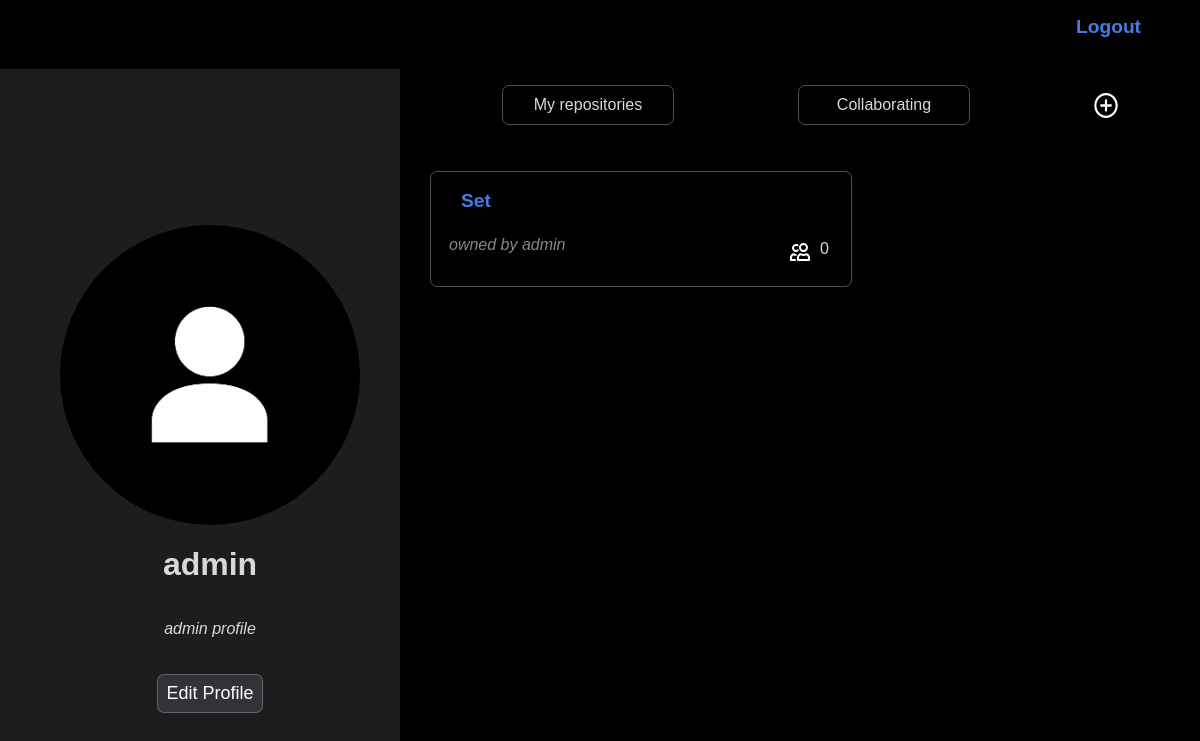
The page /dashboard (signed in) on the database as committed earlier.
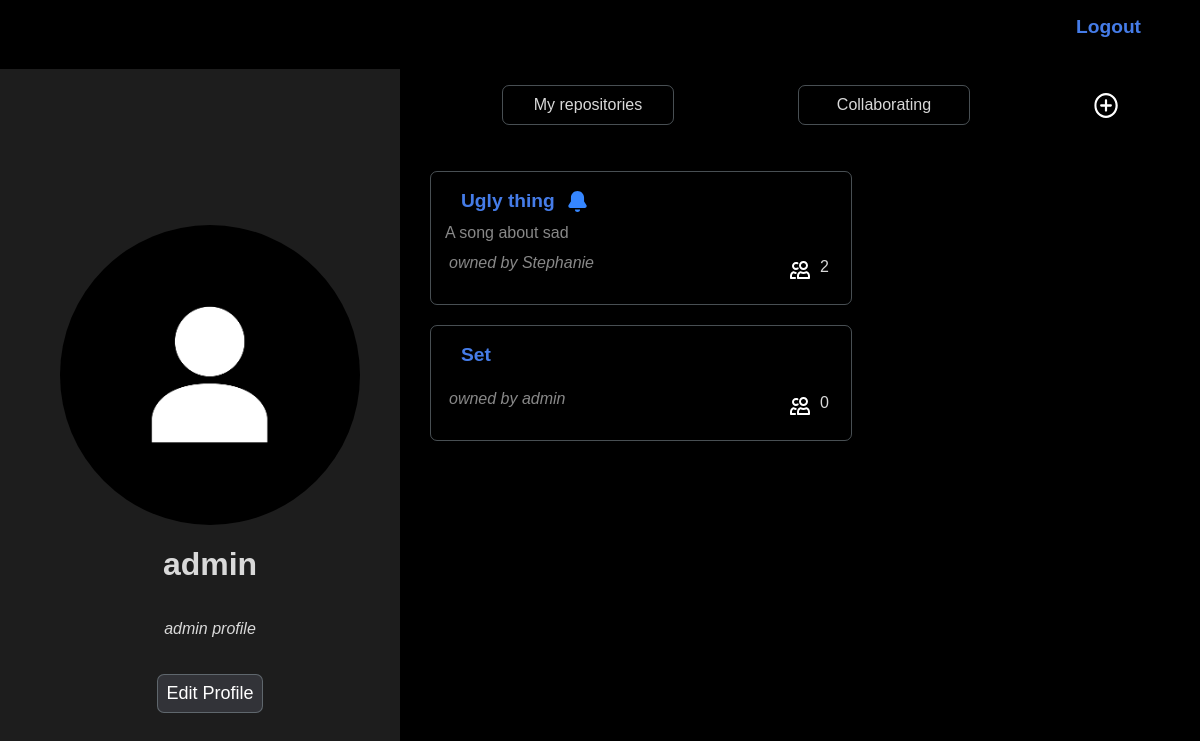
The same page on the database as committed later.
### palinodes/models.py (models this page shows, shortened)
class User(AbstractUser):
    pass

class Profile(models.Model):
    user = models.OneToOneField(User, on_delete=models.CASCADE, related_name="profile")
    description = models.TextField(default="", max_length=300, blank=True)
    avatar = models.ImageField(upload_to=get_avatar_path, blank=True)
    @property
    def all_repositories(self):
        directories = set(self.user.directories.filter(parent = None)) | set(self.user.collaborating.filter(parent = None))
        sorted_directories = sorted(directories, key=lambda directory: directory.last_edited, reverse=True)
        return sorted_directories
    @cached_property
    def repositories(self):
        directories = self.user.directories.filter(parent = None)
        sorted_directories = sorted(directories, key=lambda directory: directory.last_edited, reverse=True)
        return sorted_directories
    @cached_property
    def collaborating_repositories(self):
        directories = self.user.collaborating.filter(parent = None)
        sorted_directories = sorted(directories, key=lambda directory: directory.last_edited, reverse=True)
        return sorted_directories

class Directory(models.Model):
    name = models.CharField(max_length=50)
    description = models.TextField(max_length=300, blank=True, null=True)
    created = models.DateTimeField(auto_now_add=True)
    owner = models.ForeignKey(User, on_delete=models.CASCADE, related_name="directories")
    collaborators = models.ManyToManyField(User, blank=True, related_name="collaborating")
    parent = models.ForeignKey("self", blank=True, null=True, on_delete=models.CASCADE, related_name="subdirectories")
    @property
    def latest_notification(self):
        if self.is_repository:
            return self.notifications.latest('timestamp')
    @property
    def number_of_collaborators(self):
        return self.collaborators.count()
    @property
    def is_repository(self):
        return self.parent == None
    @property
    def last_edited(self)-> datetime:
        latests = []
        if self.files.exists():
            last_file_timestamp = self.files.latest("uploaded")
            latests = latests + [last_file_timestamp.uploaded]
        if self.comments.exists():
            last_comment_timestamp = self.comments.latest("timestamp")
            latests = latests + [last_comment_timestamp.timestamp]
        if not self.subdirectories.exists() and len(latests) > 0:
             return max(latests)
        for subdirectory in self.subdirectories.all():
            latests.append(subdirectory.last_edited)
        return max(latests, default=self.created)

### palinodes/views.py (the view, shortened to what this page needs)
# urls.py: path("dashboard", views.dashboard, name="dashboard"),
@login_required
def dashboard(request):
    return render(request, "palinodes/dashboard.html", {
        "profile_form": ProfileForm()
    })

### palinodes/templates/palinodes/dashboard.html (shortened to what this page needs)
{% extends 'palinodes/layout.html' %}
{% load static %}
{% block body %}
<div id="profile-banner">
    <div id="profile-details" class="profile">
        {% if user.profile.avatar %}
        <img id="avatar" src={{user.profile.avatar.url}}>
        {% else %}
        <img style="background-color: black;" id="avatar" src="{% get_media_prefix %}Default-Profile-Picture.png" >
        {% endif %}
        <h1>{{user.username}}</h1>
        <p data-description="{{user.profile.description}}" id="profile-description"><em>{{user.profile.description}}</em></p>
        <button class="bordered clickable">Edit Profile</button>
    </div>
</div>
<div id="repositories-list">
    <ul>
        <li class="bordered clickable" id="my-repositories-btn">My repositories</li>
        <li class="bordered clickable" id="collaborating-btn">Collaborating</li>
        <li class="clickable" id="new-repository-icn" style= "width: auto; height: 24px; padding: 0px; border-radius:90%; align-self: center">
            <a href={% url 'new-repository' %}>
                <img src="{% get_media_prefix %}icons/plus-circle.svg" alt="">
            </a>
        </li>
    </ul>
    <div id="repositories-container">
        {% if user.profile.all_repositories %}
            {% for repository in user.profile.all_repositories%}
            <div class="repositories-li all-repositories bordered clickable">
                <a class="link-layer" href={% url 'repository' repository.id %}></a>
                <div class="repository-link">
                    <a href={% url 'repository' repository.id %}>
                        <strong>{{repository.name}}</strong>
                    </a>
                    {% if  user in repository.latest_notification.recipients.all %}
                    <img class="notification" src="{% get_media_prefix %}icons/bell-fill.svg">
                    {% endif %}
                </div>
                <p class="dash-repo-description">{{repository.description}}</p>
                <div class="dash-collaborators">
                    <p class="dash-repo-owner-name">owned by {{repository.owner.username}}</p>
                    <div>
                        <img src="{% get_media_prefix %}icons/people.svg" alt="">
                        <p>{{repository.number_of_collaborators}}</p>
                    </div>
                </div>
            </div>
            {% endfor %}
        {% endif %}
    </div>
</div>
{% endblock %}

### palinodes/templates/palinodes/layout.html (shortened to what this page needs)
{% load static %}
<!DOCTYPE html>
<html lang="en">
<head>
    <link rel="stylesheet" href={% static 'palinodes/common.css' %}>
    <link rel="stylesheet" media="screen and (min-width: 900px)" href={% static 'palinodes/widescreen.css' %}>
    <link rel="stylesheet" media="screen and (max-width: 899px)" href={% static 'palinodes/smallscreen.css' %}>
</head>
<body>
    <nav id="top-navbar">
        <ul>
            <li id="logout"><a href={% url 'logout' %}>Logout</a></li>
        </ul>
    </nav>
    <div id="body-block">
        {% block body %}{% endblock body %}
    </div>
</body>
</html>

### palinodes/static/palinodes/common.css (style rules this page uses)
body { margin:0; padding:0; background-color: black; color: rgb(217, 217, 217); text-decoration: none; font-family:sans-serif; width: 100vw; height: 100vh; overflow: scroll; }
* { border-color: red; }
a { text-decoration: none; color: #457CE8; font-weight:bold; font-size: larger; }
ul { list-style-type: none; }
img { object-fit: contain; }
button { border: none; margin-top: 20px; padding: 8px; color: white; font-size: large; background-color: #323338; }
.bordered { border: solid; border-color: #88959c88; border-width: 1px; border-radius: 7px; }
.link-layer { flex:1; position: absolute; width: 400px; height: 92%; }
#top-navbar { margin: 1px; padding-bottom:2px; background-color: black; width: 95%; height: 50px; }
#top-navbar ul { display: flex; justify-content: space-between; align-items: center; }
#body-block { padding:0px; margin:0px; display: grid; height: 100%; width: 100vw; overflow: scroll; overflow-x: hidden; }
#profile-banner { background-color: #1d1d1d; grid-row: 1 / span 1; }
.profile { height: 100%; display: flex; flex-direction: column; justify-content: center; align-items: center; }
#avatar { border-radius: 90%; background-color: #323338; }
#repositories-list { display: flex; flex-direction: column; }
#repositories-list ul { display: flex; justify-content: space-around; }
#repositories-list ul li { display: block; position: relative; padding: 10px; text-align: center; }
#new-repository-icn { align-self: center; border-radius: 90%; }
#repositories-container { align-self: center; width: 100%; display: flex; }
.repositories-li { position: relative; margin: 10px; padding: 10px 10px; display: flex; flex-direction: column; justify-content: space-between; }
.repository-link { display: flex; }
.notification { margin-left: auto; }
.dash-repo-owner-name { font-weight: 50; color: #ffffff88; font-style: italic; }
.dash-repo-description { font-weight: 50; color: #ffffff88; }
.dash-collaborators { display: flex; justify-content: space-between; }
.dash-collaborators div { display: flex; }

### palinodes/static/palinodes/widescreen.css (style rules this page uses)
#body-block { grid-template-columns: 2fr 4fr auto; }
#profile-banner { grid-column: 1 / span 1; margin-left: 0px; margin-top: 0px; padding-left: 20px; flex-direction: column; }
#avatar { width: 300px; height: 300px; }
#repositories-list { grid-column: 2 / span 1; padding-right: 20px; }
#repositories-list ul li { width: 150px; }
#repositories-container { margin: 20px auto auto 20px; align-self: center; justify-content: baseline; flex-wrap: wrap; align-content: stretch; }
.repositories-li { flex-basis: 400px; display: flex; overflow: hidden; }
.repositories-li * { margin: 4px; }
.repository-link { width: 100%; }

### palinodes/static/palinodes/smallscreen.css (style rules this page uses)
#body-block { grid-template-rows: auto auto ; }
#profile-banner { grid-row: 1 / span 1; margin:0; padding: 10px 10px 10px 10px; }
.profile { font-size: smaller; }
.profile h1 { margin-right: 10px; }
.profile button { font-size: x-small; background-color: #1d1d1d; }
#avatar { width: 66px; height: 66px; margin-right: 20px; }
#repositories-list { grid-row: 2 / span 1; align-items: center; }
#repositories-list ul { width: 90%; }
#repositories-list ul li { width: 100px; font-size: smaller; }
#repositories-container { flex-direction: column; align-items: center; }
.repositories-li { flex-basis: 120px; width: 280px; flex-grow: 1; }

Rows that differ between the two databases and show on the page:
added Directory: name "Ugly thing", description "A song about sad", owner.username "Stephanie", number_of_collaborators "2"
